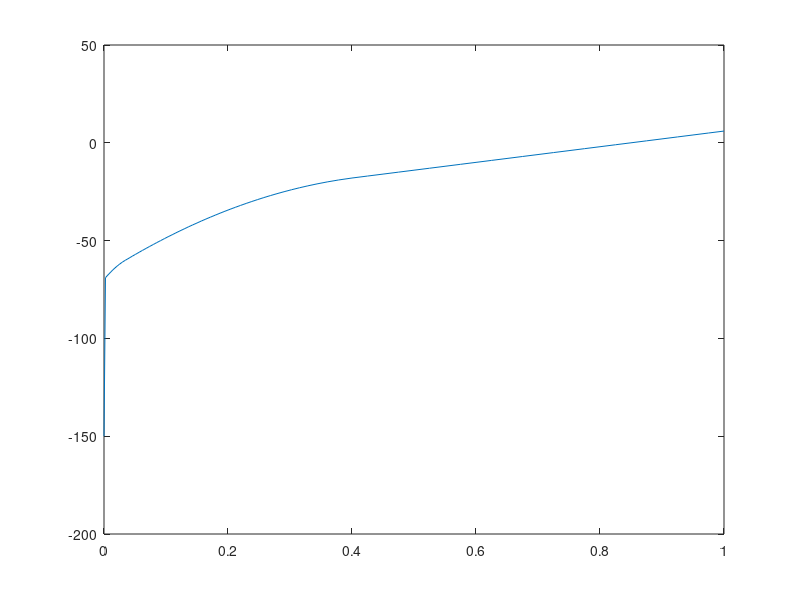

Here is the MATLAB script that generated this plot: (Note: this script raises an error after producing the figure.)
clc; clear all; close all;
y1 = [-150	-69	-68	-67	-66	-65	-64	-63	-62	-61	-60	-59	-58	-57	-56	-55	-54	-53	-52	-51	-50	-49	-48	-47	-46	-45	-44	-43	-42	-41	-40	-39	-38	-37	-36	-35	-34	-33	-32	-31	-30	-29	-28	-27	-26	-25	-24	-23	-22	-21	-20	-19	-18	-17	-16	-15	-14	-13	-12	-11	-10	-9	-8	-7	-6	-5	-4	-3	-2	-1	0	1	2	3	4	5	6];
x1 = [0	0.002376	0.005042	0.008033	0.01113	0.014195	0.017634	0.021346	0.025248	0.029627	0.034624	0.040196	0.045391	0.051012	0.056434	0.062098	0.067786	0.073492	0.07949	0.085236	0.091348	0.097384	0.103536	0.11	0.116202	0.122717	0.129429	0.136015	0.142882	0.15	0.156977	0.164219	0.171707	0.17935	0.187037	0.194983	0.203181	0.21163	0.220335	0.229242	0.238439	0.247983	0.257907	0.268256	0.279088	0.290455	0.302414	0.315154	0.328847	0.343664	0.36	0.378422	0.4	0.424942	0.45	0.474942	0.5	0.524942	0.55	0.574942	0.6	0.624942	0.65	0.674942	0.7	0.724942	0.75	0.774942	0.8	0.824942	0.85	0.874942	0.9	0.924942	0.95	0.974942	1];

plot(x1,y1)

p1 = -431.07;
p2 = 1037.8;
p3 = -888.73;
p4 = 362.73;
p5 = -77.143;
syms x
func = p1*x^4 + p2*x^3 + p3*x^2 + p4*x + p5;
% g=finverse(func)